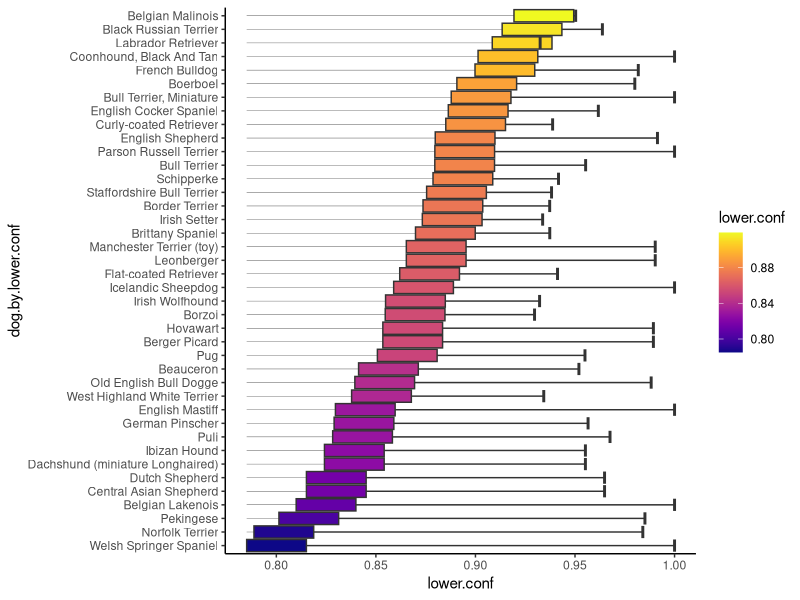

Reproduce this figure in R.
library(data.table)
library(ggplot2)
library(viridis)
library(ggridges)

setwd(dirname(rstudioapi::getActiveDocumentContext()$path))

dogs <- data.table(read.csv("dog_temperament.csv", header=FALSE))
colnames(dogs) <-  c("dog", "total", "pass", "fail")
dogs[, lower.conf := Hmisc::binconf(pass, total, alpha=0.2)[, 'Lower']]
dogs[, upper.conf := Hmisc::binconf(pass, total, alpha=0.2)[, 'Upper']]
dogs[, confidence := 1 - (upper.conf - lower.conf)]
dogs[, mean.conf := ((lower.conf+upper.conf)/2)]
dogs$dog.by.upper.conf <- factor(dogs$dog, levels=dogs[order(upper.conf), dog])
dogs$dog.by.lower.conf <- factor(dogs$dog, levels=dogs[order(lower.conf), dog])
dogs$dog.by.mean.conf  <- factor(dogs$dog, levels=dogs[order(mean.conf), dog])


box.width<-0.015
ggplot(dogs[total>0][order(-mean.conf)][0:40], aes(dog.by.lower.conf, lower.conf)) +
  geom_segment(aes(y=min(lower.conf), yend=lower.conf,
                   x=dog.by.lower.conf, xend=dog.by.lower.conf),
               lwd=0.1) +
  geom_boxplot(stat="identity", aes(ymin=lower.conf, ymax=upper.conf,
                                    middle=upper.conf,
                                    lower=lower.conf, upper=lower.conf+2*box.width,
                                    #width=log(2*(1-confidence))*.35,
                                    fill=lower.conf),
               varwidth=TRUE, lwd=0.5) +
  scale_fill_viridis(option="plasma") +
  #scale_color_viridis(option="plasma") +
  theme_classic() +
  coord_flip()
